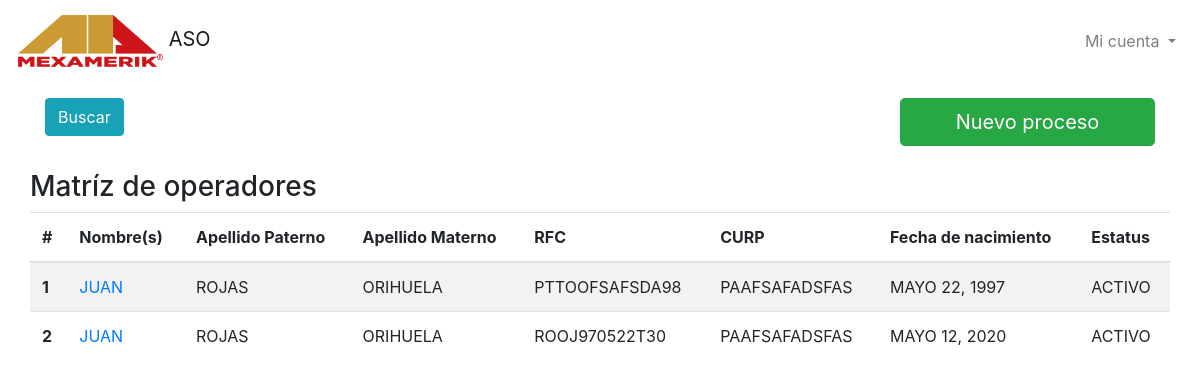
Before: /operators/matriz (signed in) with the older database file.
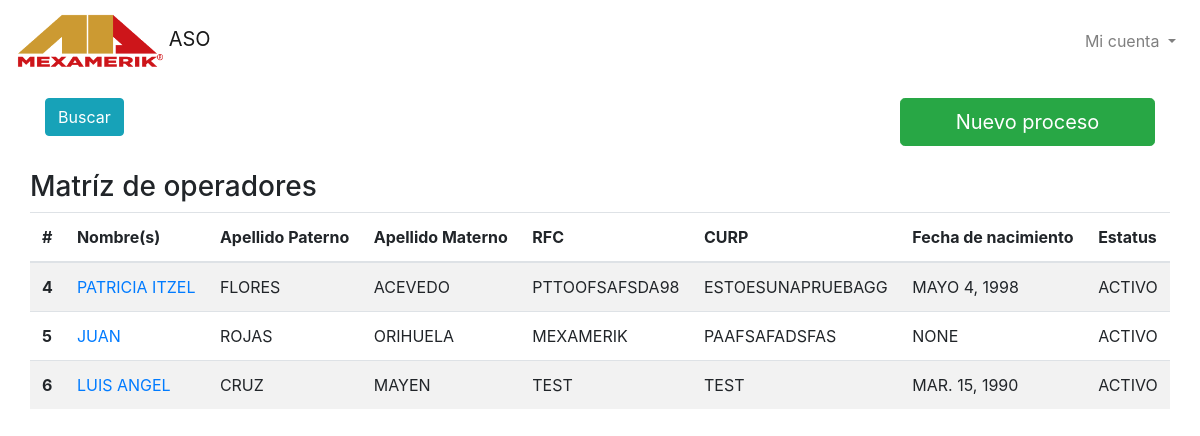
After: the same page with the newer database file.
### process/models.py (models this page shows, shortened)
class Operators(models.Model):
    first_name = models.CharField(max_length=80, verbose_name='Nombre')
    last_name_p = models.CharField(max_length=80, verbose_name='Apellido paterno')
    last_name_m = models.CharField(max_length=80, verbose_name='Apellido materno')
    b_day = models.DateField(null=True, blank=True, verbose_name='Fecha de nacimiento')
    rfc = models.CharField(max_length=50, verbose_name='RFC')
    curp = models.CharField(max_length=50, verbose_name='CURP')
    id_state = models.ForeignKey(State, on_delete=models.CASCADE, verbose_name='Estado')
    id_town = models.ForeignKey(Town, on_delete=models.CASCADE, verbose_name='Municipio')
    id_marital_status = models.ForeignKey(Marital_status, on_delete=models.CASCADE, verbose_name='Estado civil')
    id_education_level = models.ForeignKey(Education_level, on_delete=models.CASCADE, verbose_name='Grado academico')
    id_status = models.ForeignKey(Status, on_delete=models.CASCADE, verbose_name='Status')
    created = models.DateTimeField(auto_now_add=True)
    updated = models.DateTimeField(auto_now=True)
    class Meta:
        verbose_name = 'Operador'
        verbose_name_plural = 'Operadores'

### catalogues/models.py (models this page shows)
class Status(models.Model):
    status = models.CharField(max_length=25, verbose_name='Status')
    class Meta:
        verbose_name = 'Status'
        verbose_name_plural = 'Status'
    def __str__(self):
        return self.status

### operators/views.py (the view)
# urls.py: path('matriz', views.matriz, name="matriz",)
def matriz(request):
    operators = Operators.objects.all().filter(id_status__status='Activo')
    return render(request, "operators/matriz.html",{'operators':operators})

### operators/templates/operators/matriz.html (shortened to what this page needs)
{% extends 'operators/base.html' %}
{% load static %}
{% block content %}
    <div class="container mt-3">
        <div class="row mb-4">
            <div class="col-lg-9">
              <a class="btn btn-info" data-toggle="collapse" href="#collapseExample" role="button" aria-expanded="false" aria-controls="collapseExample">
                Buscar
              </a>
            </div>
            <div class="col-lg-3">
                <form action="" method="POST">
                    <a class="btn btn-success btn-lg btn-block" href="{% url 'stepone' %}">Nuevo proceso</a>
                </form>
            </div>
        </div>
        <div class="row">
          <h3>Matríz de operadores</h3>
            <table class="table table-striped">
                <thead>
                  <tr>
                    <th scope="col">#</th>
                    <th scope="col">Nombre(s)</th>
                    <th scope="col">Apellido Paterno</th>
                    <th scope="col">Apellido Materno</th>
                    <th scope="col">RFC</th>
                    <th scope="col">CURP</th>
                    <th scope="col">Fecha de nacimiento</th>
                    <th scope="col">Estatus</th>
                  </tr>
                </thead>
                <tbody>
                    <tr>
                      {% for operators in operators %}
                        <th scope="row">{{operators.id}}</th>
                        <td> <a href="">{{operators.first_name}}</a> </td>
                        <td>{{operators.last_name_p}}</td>
                        <td>{{operators.last_name_m}}</td>
                        <td>{{operators.rfc}}</td>
                        <td>{{operators.curp}}</td>
                        <td>{{operators.b_day}}</td>
                        <td>{{operators.id_status}}</td>
                    </tr>
                  {% endfor %}
                </tbody>
            </table>
        </div>
    </div>
{% endblock %}

### operators/templates/operators/base.html (shortened to what this page needs)
<!DOCTYPE html>
<html lang="en">
<head>
    {% load static %}
    <link rel="stylesheet" href="{% static 'core/css/bootstrap.min.css' %}">
    <link rel="stylesheet" href="{% static 'core/css/style.css' %}">
    <link rel="stylesheet" href="{% static 'operators/css/styles-table.css' %}">
</head>
<body>
  {% if not user.is_authenticated %}
  <section id="lost">
    <div class="text-center">
        <div class="alert alert-danger" role="alert">
            <h4 class="alert-heading">¿Perdido?</h4>
            <p>Debes iniciar sesión para continuar en esta página</p>
          </div>
        <img src="{% static 'registration/img/stop.jpg' %}" class="rounded mx-auto d-block" alt="Responsive image" style="width: 100vh;">
    </div>
  </section>
  {% else %}
    <header id="header">
        <nav class="navbar navbar-expand-lg navbar-light bg-ligth">
            <a class="navbar-brand" href="#"> <img id="logo-nav" src="{% static 'core/img/logo_mexamerik.png' %}" alt=""> ASO</a>
            <div class="collapse navbar-collapse" id="navbarSupportedContent">
                <ul class="navbar-nav ml-auto">
                  <li class="nav-item dropdown">
                    <a class="nav-link dropdown-toggle" href="#" id="navbarDropdown" role="button" data-toggle="dropdown" aria-haspopup="true" aria-expanded="false">
                      Mi cuenta
                    </a>
                  </li>
                </ul>
            </div>
        </nav>
    </header>
    <main id="main">
        {% block content %}
        {% endblock %}
    </main>
  {% endif %}
</body>
</html>

### core/static/core/css/style.css (style rules this page uses)
#logo-nav { height: 7vh; }

### operators/static/operators/css/styles-table.css (style rules this page uses)
tbody tr { text-transform: uppercase; }

Changed rows visible on the page:
removed Operators: id "1", first_name "JUAN", last_name_p "ROJAS", last_name_m "ORIHUELA", rfc "PTTOOFSAFSDA98", curp "PAAFSAFADSFAS", b_day "MAYO 22, 1997", id_status "ACTIVO"
removed Operators: id "2", first_name "JUAN", last_name_p "ROJAS", last_name_m "ORIHUELA", rfc "ROOJ970522T30", curp "PAAFSAFADSFAS", b_day "MAYO 12, 2020", id_status "ACTIVO"
added Operators: id "4", first_name "PATRICIA ITZEL", last_name_p "FLORES", last_name_m "ACEVEDO", rfc "PTTOOFSAFSDA98", curp "ESTOESUNAPRUEBAGG", b_day "MAYO 4, 1998", id_status "ACTIVO"
added Operators: id "5", first_name "JUAN", last_name_p "ROJAS", last_name_m "ORIHUELA", rfc "MEXAMERIK", curp "PAAFSAFADSFAS", b_day "NONE", id_status "ACTIVO"
added Operators: id "6", first_name "LUIS ANGEL", last_name_p "CRUZ", last_name_m "MAYEN", rfc "TEST", curp "TEST", b_day "MAR. 15, 1990", id_status "ACTIVO"
